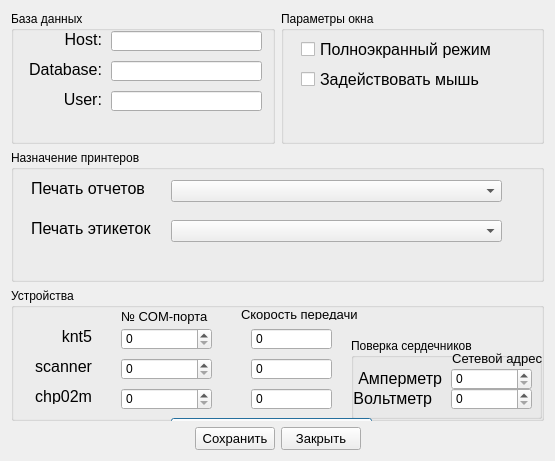
<?xml version="1.0" encoding="UTF-8"?>
<ui version="4.0">
 <class>Dialog</class>
 <widget class="QDialog" name="Dialog">
  <property name="geometry">
   <rect>
    <x>0</x>
    <y>0</y>
    <width>555</width>
    <height>461</height>
   </rect>
  </property>
  <property name="windowTitle">
   <string>Конфигурация системы</string>
  </property>
  <layout class="QVBoxLayout" name="verticalLayout">
   <item>
    <layout class="QGridLayout" name="gridLayout">
     <item row="0" column="0">
      <widget class="QGroupBox" name="groupBox">
       <property name="title">
        <string>База данных</string>
       </property>
       <widget class="QLabel" name="label_3">
        <property name="geometry">
         <rect>
          <x>10</x>
          <y>20</y>
          <width>81</width>
          <height>16</height>
         </rect>
        </property>
        <property name="font">
         <font>
          <pointsize>12</pointsize>
         </font>
        </property>
        <property name="text">
         <string>Host:</string>
        </property>
        <property name="alignment">
         <set>Qt::AlignRight|Qt::AlignTrailing|Qt::AlignVCenter</set>
        </property>
       </widget>
       <widget class="QLabel" name="label_4">
        <property name="geometry">
         <rect>
          <x>10</x>
          <y>50</y>
          <width>81</width>
          <height>16</height>
         </rect>
        </property>
        <property name="font">
         <font>
          <pointsize>12</pointsize>
         </font>
        </property>
        <property name="text">
         <string>Database:</string>
        </property>
        <property name="alignment">
         <set>Qt::AlignRight|Qt::AlignTrailing|Qt::AlignVCenter</set>
        </property>
       </widget>
       <widget class="QLabel" name="label_5">
        <property name="geometry">
         <rect>
          <x>10</x>
          <y>80</y>
          <width>81</width>
          <height>16</height>
         </rect>
        </property>
        <property name="font">
         <font>
          <pointsize>12</pointsize>
         </font>
        </property>
        <property name="text">
         <string>User:</string>
        </property>
        <property name="alignment">
         <set>Qt::AlignRight|Qt::AlignTrailing|Qt::AlignVCenter</set>
        </property>
       </widget>
       <widget class="QLineEdit" name="lineEdit">
        <property name="geometry">
         <rect>
          <x>100</x>
          <y>20</y>
          <width>151</width>
          <height>20</height>
         </rect>
        </property>
        <property name="font">
         <font>
          <pointsize>12</pointsize>
         </font>
        </property>
       </widget>
       <widget class="QLineEdit" name="lineEdit_2">
        <property name="geometry">
         <rect>
          <x>100</x>
          <y>50</y>
          <width>151</width>
          <height>20</height>
         </rect>
        </property>
        <property name="font">
         <font>
          <pointsize>12</pointsize>
         </font>
        </property>
       </widget>
       <widget class="QLineEdit" name="lineEdit_3">
        <property name="geometry">
         <rect>
          <x>100</x>
          <y>80</y>
          <width>151</width>
          <height>20</height>
         </rect>
        </property>
        <property name="font">
         <font>
          <pointsize>12</pointsize>
         </font>
        </property>
       </widget>
      </widget>
     </item>
     <item row="0" column="1">
      <widget class="QGroupBox" name="groupBox_4">
       <property name="title">
        <string>Параметры окна</string>
       </property>
       <widget class="QCheckBox" name="checkBox">
        <property name="geometry">
         <rect>
          <x>20</x>
          <y>30</y>
          <width>201</width>
          <height>17</height>
         </rect>
        </property>
        <property name="font">
         <font>
          <pointsize>12</pointsize>
         </font>
        </property>
        <property name="text">
         <string>Полноэкранный режим</string>
        </property>
       </widget>
       <widget class="QCheckBox" name="checkBox_2">
        <property name="geometry">
         <rect>
          <x>20</x>
          <y>60</y>
          <width>181</width>
          <height>17</height>
         </rect>
        </property>
        <property name="font">
         <font>
          <pointsize>12</pointsize>
         </font>
        </property>
        <property name="text">
         <string>Задействовать мышь</string>
        </property>
       </widget>
      </widget>
     </item>
     <item row="1" column="0" colspan="2">
      <widget class="QGroupBox" name="groupBox_2">
       <property name="title">
        <string>Назначение принтеров</string>
       </property>
       <widget class="QComboBox" name="comboBox_2">
        <property name="geometry">
         <rect>
          <x>160</x>
          <y>70</y>
          <width>331</width>
          <height>22</height>
         </rect>
        </property>
        <property name="font">
         <font>
          <pointsize>12</pointsize>
         </font>
        </property>
       </widget>
       <widget class="QLabel" name="label">
        <property name="geometry">
         <rect>
          <x>20</x>
          <y>30</y>
          <width>121</width>
          <height>16</height>
         </rect>
        </property>
        <property name="font">
         <font>
          <pointsize>12</pointsize>
         </font>
        </property>
        <property name="text">
         <string>Печать отчетов</string>
        </property>
       </widget>
       <widget class="QLabel" name="label_2">
        <property name="geometry">
         <rect>
          <x>20</x>
          <y>70</y>
          <width>131</width>
          <height>16</height>
         </rect>
        </property>
        <property name="font">
         <font>
          <pointsize>12</pointsize>
         </font>
        </property>
        <property name="text">
         <string>Печать этикеток</string>
        </property>
       </widget>
       <widget class="QComboBox" name="comboBox">
        <property name="geometry">
         <rect>
          <x>160</x>
          <y>30</y>
          <width>331</width>
          <height>22</height>
         </rect>
        </property>
        <property name="font">
         <font>
          <pointsize>12</pointsize>
         </font>
        </property>
       </widget>
      </widget>
     </item>
     <item row="2" column="0" colspan="2">
      <widget class="QGroupBox" name="groupBox_3">
       <property name="sizePolicy">
        <sizepolicy hsizetype="Preferred" vsizetype="Preferred">
         <horstretch>0</horstretch>
         <verstretch>0</verstretch>
        </sizepolicy>
       </property>
       <property name="title">
        <string>Устройства</string>
       </property>
       <widget class="QLabel" name="label_6">
        <property name="geometry">
         <rect>
          <x>20</x>
          <y>40</y>
          <width>61</width>
          <height>16</height>
         </rect>
        </property>
        <property name="font">
         <font>
          <pointsize>12</pointsize>
         </font>
        </property>
        <property name="text">
         <string>knt5</string>
        </property>
        <property name="alignment">
         <set>Qt::AlignRight|Qt::AlignTrailing|Qt::AlignVCenter</set>
        </property>
       </widget>
       <widget class="QLabel" name="label_7">
        <property name="geometry">
         <rect>
          <x>20</x>
          <y>70</y>
          <width>61</width>
          <height>16</height>
         </rect>
        </property>
        <property name="font">
         <font>
          <pointsize>12</pointsize>
         </font>
        </property>
        <property name="text">
         <string>scanner</string>
        </property>
        <property name="alignment">
         <set>Qt::AlignRight|Qt::AlignTrailing|Qt::AlignVCenter</set>
        </property>
       </widget>
       <widget class="QLabel" name="label_8">
        <property name="geometry">
         <rect>
          <x>110</x>
          <y>20</y>
          <width>91</width>
          <height>16</height>
         </rect>
        </property>
        <property name="font">
         <font>
          <pointsize>10</pointsize>
         </font>
        </property>
        <property name="text">
         <string>№ COM-порта</string>
        </property>
       </widget>
       <widget class="QLabel" name="label_9">
        <property name="geometry">
         <rect>
          <x>230</x>
          <y>20</y>
          <width>121</width>
          <height>12</height>
         </rect>
        </property>
        <property name="font">
         <font>
          <pointsize>10</pointsize>
         </font>
        </property>
        <property name="text">
         <string>Скорость передачи</string>
        </property>
       </widget>
       <widget class="QSpinBox" name="spinBox_3">
        <property name="geometry">
         <rect>
          <x>240</x>
          <y>40</y>
          <width>81</width>
          <height>22</height>
         </rect>
        </property>
        <property name="frame">
         <bool>true</bool>
        </property>
        <property name="buttonSymbols">
         <enum>QAbstractSpinBox::NoButtons</enum>
        </property>
        <property name="maximum">
         <number>9999999</number>
        </property>
       </widget>
       <widget class="QSpinBox" name="spinBox_4">
        <property name="geometry">
         <rect>
          <x>240</x>
          <y>70</y>
          <width>81</width>
          <height>22</height>
         </rect>
        </property>
        <property name="buttonSymbols">
         <enum>QAbstractSpinBox::NoButtons</enum>
        </property>
        <property name="maximum">
         <number>9999999</number>
        </property>
       </widget>
       <widget class="QGroupBox" name="groupBox_5">
        <property name="geometry">
         <rect>
          <x>340</x>
          <y>50</y>
          <width>191</width>
          <height>81</height>
         </rect>
        </property>
        <property name="title">
         <string>Поверка сердечников</string>
        </property>
        <widget class="QLabel" name="label_11">
         <property name="geometry">
          <rect>
           <x>0</x>
           <y>30</y>
           <width>91</width>
           <height>20</height>
          </rect>
         </property>
         <property name="font">
          <font>
           <pointsize>12</pointsize>
          </font>
         </property>
         <property name="text">
          <string>Амперметр</string>
         </property>
         <property name="alignment">
          <set>Qt::AlignRight|Qt::AlignTrailing|Qt::AlignVCenter</set>
         </property>
        </widget>
        <widget class="QLabel" name="label_12">
         <property name="geometry">
          <rect>
           <x>0</x>
           <y>50</y>
           <width>81</width>
           <height>20</height>
          </rect>
         </property>
         <property name="font">
          <font>
           <pointsize>12</pointsize>
          </font>
         </property>
         <property name="text">
          <string>Вольтметр</string>
         </property>
         <property name="alignment">
          <set>Qt::AlignRight|Qt::AlignTrailing|Qt::AlignVCenter</set>
         </property>
        </widget>
        <widget class="QLabel" name="label_13">
         <property name="geometry">
          <rect>
           <x>100</x>
           <y>10</y>
           <width>91</width>
           <height>20</height>
          </rect>
         </property>
         <property name="font">
          <font>
           <pointsize>10</pointsize>
          </font>
         </property>
         <property name="text">
          <string>Сетевой адрес</string>
         </property>
         <property name="alignment">
          <set>Qt::AlignRight|Qt::AlignTrailing|Qt::AlignVCenter</set>
         </property>
        </widget>
        <widget class="QSpinBox" name="spinBox">
         <property name="geometry">
          <rect>
           <x>100</x>
           <y>30</y>
           <width>81</width>
           <height>22</height>
          </rect>
         </property>
        </widget>
        <widget class="QSpinBox" name="spinBox_2">
         <property name="geometry">
          <rect>
           <x>100</x>
           <y>50</y>
           <width>81</width>
           <height>22</height>
          </rect>
         </property>
        </widget>
       </widget>
       <widget class="QLabel" name="label_10">
        <property name="geometry">
         <rect>
          <x>20</x>
          <y>100</y>
          <width>61</width>
          <height>16</height>
         </rect>
        </property>
        <property name="font">
         <font>
          <pointsize>12</pointsize>
         </font>
        </property>
        <property name="text">
         <string>chp02m</string>
        </property>
        <property name="alignment">
         <set>Qt::AlignRight|Qt::AlignTrailing|Qt::AlignVCenter</set>
        </property>
       </widget>
       <widget class="QSpinBox" name="spinBox_5">
        <property name="geometry">
         <rect>
          <x>240</x>
          <y>100</y>
          <width>81</width>
          <height>22</height>
         </rect>
        </property>
        <property name="buttonSymbols">
         <enum>QAbstractSpinBox::NoButtons</enum>
        </property>
        <property name="maximum">
         <number>9999999</number>
        </property>
       </widget>
       <widget class="QPushButton" name="pushButton_3">
        <property name="geometry">
         <rect>
          <x>160</x>
          <y>130</y>
          <width>201</width>
          <height>23</height>
         </rect>
        </property>
        <property name="text">
         <string>Сгенерировать фиктивные порты</string>
        </property>
       </widget>
       <widget class="QSpinBox" name="spinBox_6">
        <property name="geometry">
         <rect>
          <x>110</x>
          <y>40</y>
          <width>91</width>
          <height>22</height>
         </rect>
        </property>
        <property name="minimum">
         <number>0</number>
        </property>
       </widget>
       <widget class="QSpinBox" name="spinBox_7">
        <property name="geometry">
         <rect>
          <x>110</x>
          <y>70</y>
          <width>91</width>
          <height>22</height>
         </rect>
        </property>
        <property name="minimum">
         <number>0</number>
        </property>
       </widget>
       <widget class="QSpinBox" name="spinBox_8">
        <property name="geometry">
         <rect>
          <x>110</x>
          <y>100</y>
          <width>91</width>
          <height>22</height>
         </rect>
        </property>
        <property name="minimum">
         <number>0</number>
        </property>
       </widget>
      </widget>
     </item>
    </layout>
   </item>
   <item>
    <layout class="QHBoxLayout" name="horizontalLayout">
     <item>
      <spacer name="horizontalSpacer">
       <property name="orientation">
        <enum>Qt::Horizontal</enum>
       </property>
       <property name="sizeHint" stdset="0">
        <size>
         <width>40</width>
         <height>20</height>
        </size>
       </property>
      </spacer>
     </item>
     <item>
      <widget class="QPushButton" name="pushButton">
       <property name="sizePolicy">
        <sizepolicy hsizetype="Fixed" vsizetype="Fixed">
         <horstretch>0</horstretch>
         <verstretch>0</verstretch>
        </sizepolicy>
       </property>
       <property name="font">
        <font>
         <pointsize>10</pointsize>
        </font>
       </property>
       <property name="text">
        <string>Сохранить</string>
       </property>
       <property name="iconSize">
        <size>
         <width>24</width>
         <height>24</height>
        </size>
       </property>
      </widget>
     </item>
     <item>
      <widget class="QPushButton" name="pushButton_2">
       <property name="font">
        <font>
         <pointsize>10</pointsize>
        </font>
       </property>
       <property name="text">
        <string>Закрыть</string>
       </property>
       <property name="iconSize">
        <size>
         <width>24</width>
         <height>24</height>
        </size>
       </property>
      </widget>
     </item>
     <item>
      <spacer name="horizontalSpacer_2">
       <property name="orientation">
        <enum>Qt::Horizontal</enum>
       </property>
       <property name="sizeHint" stdset="0">
        <size>
         <width>40</width>
         <height>20</height>
        </size>
       </property>
      </spacer>
     </item>
    </layout>
   </item>
  </layout>
 </widget>
 <resources/>
 <connections/>
</ui>
